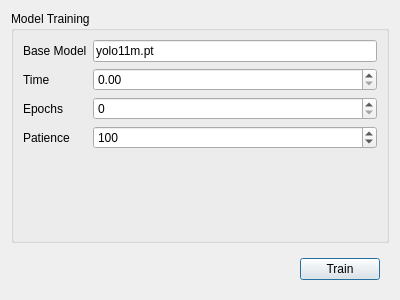
<?xml version="1.0" encoding="UTF-8"?>
<ui version="4.0">
 <class>TrainDialog</class>
 <widget class="QDialog" name="TrainDialog">
  <property name="geometry">
   <rect>
    <x>0</x>
    <y>0</y>
    <width>400</width>
    <height>300</height>
   </rect>
  </property>
  <property name="windowTitle">
   <string>Model Training</string>
  </property>
  <layout class="QVBoxLayout" name="verticalLayout">
   <item>
    <widget class="QGroupBox" name="groupBox">
     <property name="title">
      <string>Model Training</string>
     </property>
     <layout class="QVBoxLayout" name="verticalLayout_2">
      <item>
       <layout class="QFormLayout" name="formLayout">
        <item row="1" column="0">
         <widget class="QLabel" name="timeLabel">
          <property name="toolTip">
           <string>The maximum training time in hours sets a limit on how long training will run. If greater than 0, it takes precedence over the number of epochs, automatically stopping the training once the time is reached. This is especially helpful for time-limited training situations.</string>
          </property>
          <property name="text">
           <string>Time</string>
          </property>
         </widget>
        </item>
        <item row="1" column="1">
         <widget class="QDoubleSpinBox" name="timeDoubleSpinBox">
          <property name="maximum">
           <double>240.000000000000000</double>
          </property>
          <property name="singleStep">
           <double>0.500000000000000</double>
          </property>
         </widget>
        </item>
        <item row="2" column="0">
         <widget class="QLabel" name="epochsLabel">
          <property name="toolTip">
           <string>The total number of training epochs refers to the number of times the entire dataset is passed through the model. Modifying this value can influence both the training time and the model's performance.</string>
          </property>
          <property name="text">
           <string>Epochs</string>
          </property>
         </widget>
        </item>
        <item row="2" column="1">
         <widget class="QSpinBox" name="epochsSpinBox">
          <property name="maximum">
           <number>50000</number>
          </property>
         </widget>
        </item>
        <item row="3" column="0">
         <widget class="QLabel" name="patienceLabel">
          <property name="toolTip">
           <string>The number of epochs to wait without improvement in validation metrics before triggering early stopping. This helps avoid overfitting by halting training when the model's performance stops improving.</string>
          </property>
          <property name="text">
           <string>Patience</string>
          </property>
         </widget>
        </item>
        <item row="3" column="1">
         <widget class="QSpinBox" name="patienceSpinBox">
          <property name="minimum">
           <number>1</number>
          </property>
          <property name="maximum">
           <number>250</number>
          </property>
          <property name="value">
           <number>100</number>
          </property>
         </widget>
        </item>
        <item row="0" column="0">
         <widget class="QLabel" name="baseModelLabel">
          <property name="toolTip">
           <string>Specifies the model file for training, accepting either a path to a .pt pretrained model or a  YOLO defualt model.</string>
          </property>
          <property name="text">
           <string>Base Model</string>
          </property>
         </widget>
        </item>
        <item row="0" column="1">
         <widget class="QLineEdit" name="baseModelLineEdit">
          <property name="text">
           <string>yolo11m.pt</string>
          </property>
         </widget>
        </item>
       </layout>
      </item>
     </layout>
    </widget>
   </item>
   <item>
    <widget class="QWidget" name="widget" native="true">
     <property name="sizePolicy">
      <sizepolicy hsizetype="Preferred" vsizetype="Fixed">
       <horstretch>0</horstretch>
       <verstretch>0</verstretch>
      </sizepolicy>
     </property>
     <layout class="QHBoxLayout" name="horizontalLayout">
      <item>
       <spacer name="horizontalSpacer">
        <property name="orientation">
         <enum>Qt::Orientation::Horizontal</enum>
        </property>
        <property name="sizeHint" stdset="0">
         <size>
          <width>275</width>
          <height>20</height>
         </size>
        </property>
       </spacer>
      </item>
      <item>
       <widget class="QPushButton" name="trainBtn">
        <property name="text">
         <string>Train</string>
        </property>
       </widget>
      </item>
     </layout>
    </widget>
   </item>
  </layout>
 </widget>
 <resources/>
 <connections/>
</ui>
